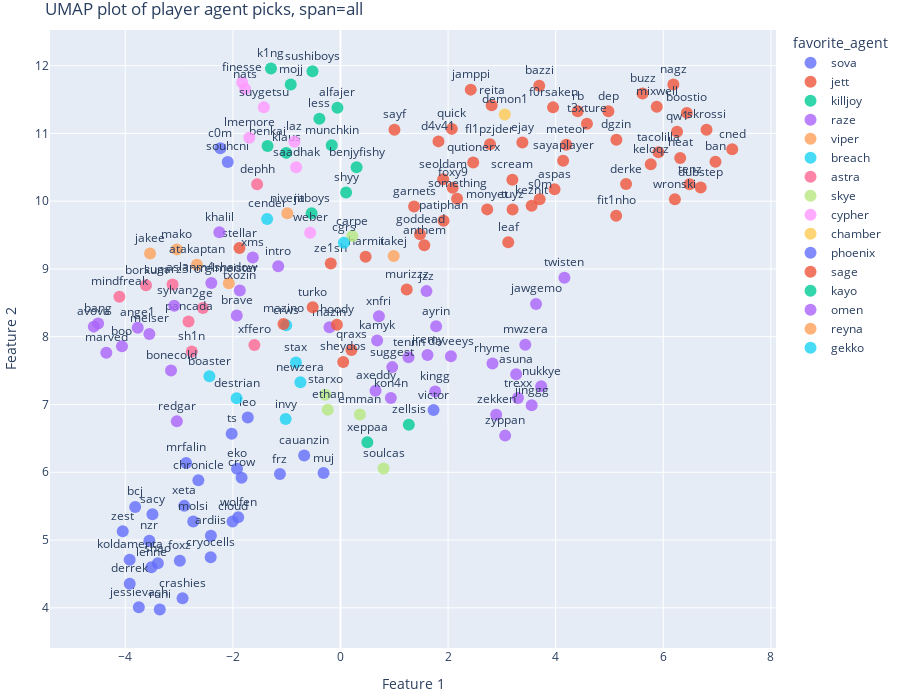

The notebook cell saved with this chart:
### Code cell
tsne = UMAP(n_neighbors=20, min_dist=0.7, metric="euclidean", random_state=42)
# tsne = PCA(n_components=2, random_state=42)
# tsne = TSNE(n_components=2, random_state=42)
df["annotation"] = df.apply(get_annotation, axis=1)
df["favorite_agent"] = df[agent_roles.keys()].idxmax(axis=1)
val = df[list(agent_roles.keys())].values
X = tsne.fit_transform(val)
df["x"] = X[:, 0]
df["y"] = X[:, 1]
fig = px.scatter(
    df,
    x="x",
    y="y",
    hover_name="name",
    text="name",
    color="favorite_agent",
    # symbol="region",
    custom_data=["annotation"],
    width=900,
    height=700,
)
# fig.update_layout(coloraxis_colorbar=dict(x=1.1))
fig.update_layout(
    coloraxis_colorbar=dict(x=1.1, title="Rating"),
    # legend=dict(orientation="h", yanchor="bottom", y=0, xanchor="left", x=0, title="Region", tracegroupgap=10),
    margin=dict(l=10, r=10, b=10, t=30),
    title=f"UMAP plot of player agent picks, span={span}",
    xaxis_title="Feature 1",
    yaxis_title="Feature 2",
)
fig.update_traces(
    marker=dict(
        size=12,
        opacity=0.8,
    ),
    textposition="top center",
    hovertemplate="%{customdata}",
)

fig.write_html(f"figs/players-{span}.html")
fig.write_image(f"figs/players-{span}.png", scale=2)

fig.show()
